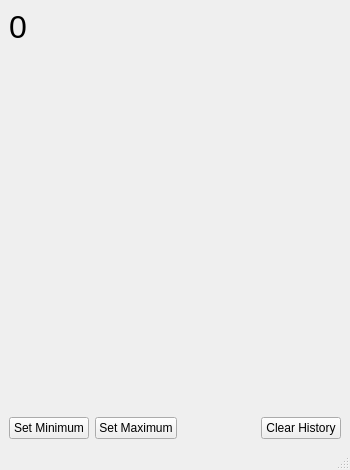
<?xml version="1.0" encoding="UTF-8"?>
<ui version="4.0">
 <class>PlotHistoryWindow</class>
 <widget class="QMainWindow" name="PlotHistoryWindow">
  <property name="geometry">
   <rect>
    <x>0</x>
    <y>0</y>
    <width>350</width>
    <height>470</height>
   </rect>
  </property>
  <property name="sizePolicy">
   <sizepolicy hsizetype="Preferred" vsizetype="Preferred">
    <horstretch>1</horstretch>
    <verstretch>1</verstretch>
   </sizepolicy>
  </property>
  <property name="windowTitle">
   <string>MainWindow</string>
  </property>
  <widget class="QWidget" name="centralwidget">
   <layout class="QGridLayout" name="gridLayout">
    <item row="3" column="0">
     <widget class="QPushButton" name="set_min_pushButton">
      <property name="text">
       <string>Set Minimum</string>
      </property>
     </widget>
    </item>
    <item row="3" column="2">
     <spacer name="horizontalSpacer">
      <property name="orientation">
       <enum>Qt::Horizontal</enum>
      </property>
      <property name="sizeType">
       <enum>QSizePolicy::Expanding</enum>
      </property>
      <property name="sizeHint" stdset="0">
       <size>
        <width>14</width>
        <height>20</height>
       </size>
      </property>
     </spacer>
    </item>
    <item row="3" column="3">
     <widget class="QPushButton" name="clear_pushButton">
      <property name="text">
       <string>Clear History</string>
      </property>
     </widget>
    </item>
    <item row="2" column="0" colspan="4">
     <widget class="PlotWidget" name="history_PlotWidget" native="true">
      <property name="sizePolicy">
       <sizepolicy hsizetype="Preferred" vsizetype="Preferred">
        <horstretch>0</horstretch>
        <verstretch>1</verstretch>
       </sizepolicy>
      </property>
     </widget>
    </item>
    <item row="3" column="1">
     <widget class="QPushButton" name="set_max_pushButton">
      <property name="text">
       <string>Set Maximum</string>
      </property>
     </widget>
    </item>
    <item row="1" column="0">
     <widget class="QLabel" name="data_label">
      <property name="font">
       <font>
        <pointsize>24</pointsize>
       </font>
      </property>
      <property name="text">
       <string>0</string>
      </property>
     </widget>
    </item>
   </layout>
  </widget>
  <widget class="QMenuBar" name="menubar">
   <property name="geometry">
    <rect>
     <x>0</x>
     <y>0</y>
     <width>350</width>
     <height>21</height>
    </rect>
   </property>
  </widget>
  <widget class="QStatusBar" name="statusbar"/>
 </widget>
 <customwidgets>
  <customwidget>
   <class>PlotWidget</class>
   <extends>QWidget</extends>
   <header>pyqtgraph</header>
   <container>1</container>
  </customwidget>
 </customwidgets>
 <resources/>
 <connections/>
</ui>
